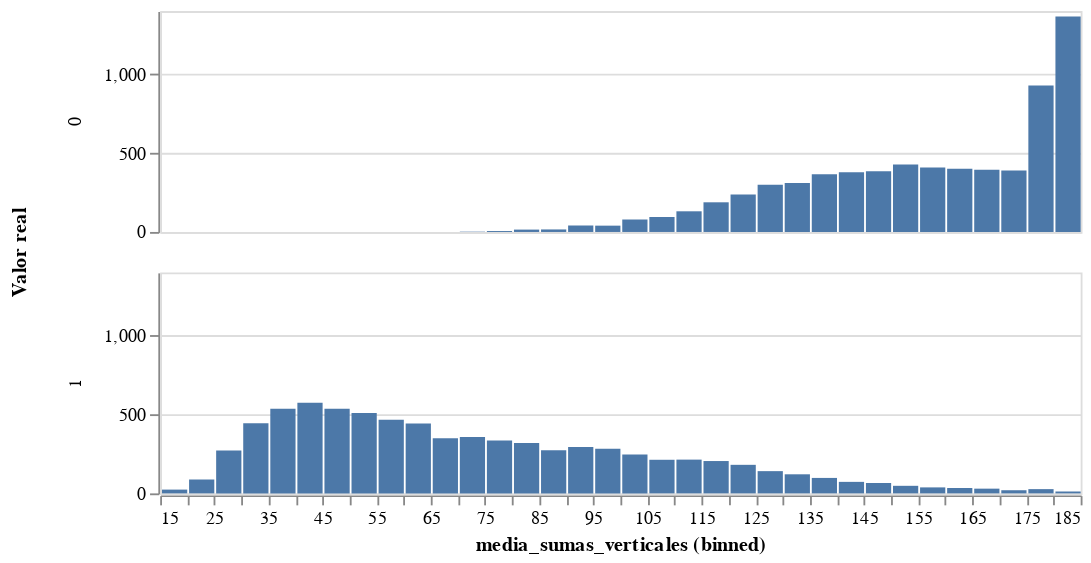

Here is the notebook cell this chart was saved with:
### Code cell
# Hacemos un histograma de valores del indicador para las imágenes de ceros y las imágenes de unos
data = pd.concat([clases01, media_sumas_verticales.rename('media_sumas_verticales')], axis = 1)

alt.Chart(data, width=500, height=120,).mark_bar().encode(
    x=alt.X('media_sumas_verticales:Q', bin=alt.Bin(maxbins = 40)),
    y=alt.Y('count()', title = None),
    row = 'Valor real:N'
)

### Figure 1 — Vega-Lite specification as saved in the notebook (floating-point values rounded to 4 significant figures; data arrays with more than 128 entries replaced by an {"elided": "..."} marker saying what was removed)
{"config": {"view": {"continuousWidth": 400, "continuousHeight": 300}}, "data": {"name": "data-5cf4af81292fa166456457411084db1c"}, "mark": "bar", "encoding": {"row": {"type": "nominal", "field": "Valor real"}, "x": {"type": "quantitative", "bin": {"maxbins": 40}, "field": "media_sumas_verticales"}, "y": {"type": "quantitative", "aggregate": "count", "title": null}}, "height": 120, "width": 500, "$schema": "https://vega.github.io/schema/vega-lite/v4.8.1.json", "datasets": {"data-5cf4af81292fa166456457411084db1c": {"elided": "14780 records"}}}
